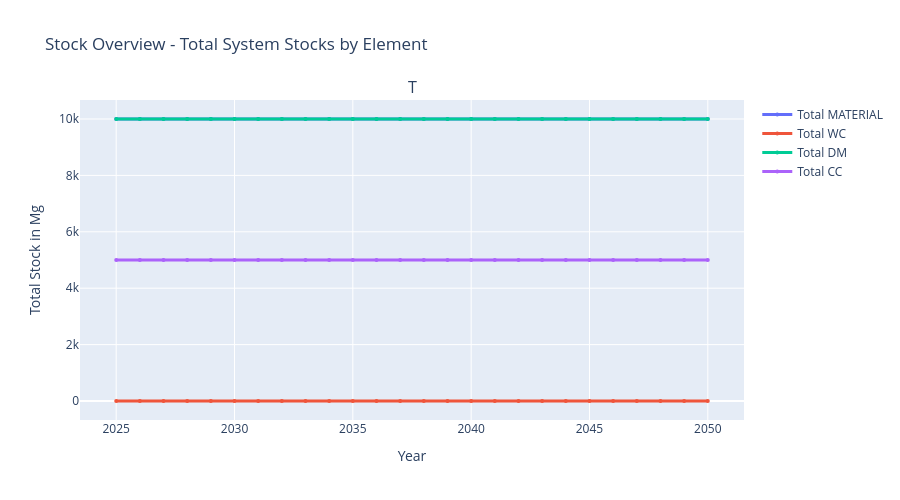

Notebook source saved alongside this figure:
### Markdown cell above
### 3.4.1 Total Stock Evolution

### Code cell
print("📊 Creating stock overview...")
try:
    plotting.plot_stock_overview(mfa_system_with_results, dsm_params, fomp_params)
    print("✅ Stock overview created")
    print("   📊 Features: Total stock evolution for all elements")
    print("   📈 Interactive: Hover for detailed values")
    print("   🎨 Elements: Color-coded by element type")
except Exception as e:
    print(f"⚠️ Could not create stock overview: {e}")

### Figure 1 — Plotly figure (JSON) as saved in the notebook; plotly's stock layout.template omitted (floating-point values rounded to 4 significant figures)
{"data": [{"line": {"width": 3}, "marker": {"size": 4}, "mode": "lines+markers", "name": "Total MATERIAL", "type": "scatter", "x": [2025, 2026, 2027, 2028, 2029, 2030, 2031, 2032, 2033, 2034, 2035, 2036, 2037, 2038, 2039, 2040, 2041, 2042, 2043, 2044, 2045, 2046, 2047, 2048, 2049, 2050], "xaxis": "x", "y": [10000, 10000, 10000, 10000, 10000, 10000, 10000, 10000.0, 10000, 10000, 10000.0, 10000, 10000, 10000, 10000, 10000, 10000.0, 10000.0, 10000.0, 10000.0, 10000.0, 10000.0, 10000.0, 10000, 10000.0, 10000], "yaxis": "y"}, {"line": {"width": 3}, "marker": {"size": 4}, "mode": "lines+markers", "name": "Total WC", "type": "scatter", "x": [2025, 2026, 2027, 2028, 2029, 2030, 2031, 2032, 2033, 2034, 2035, 2036, 2037, 2038, 2039, 2040, 2041, 2042, 2043, 2044, 2045, 2046, 2047, 2048, 2049, 2050], "xaxis": "x", "y": [0, 0, 0, 0, 0, 0, 0, 0, 0, 0, 0, 0, 0, 0, 0, 0, 0, 0, 0, 0, 0, 0, 0, 0, 0, 0], "yaxis": "y"}, {"line": {"width": 3}, "marker": {"size": 4}, "mode": "lines+markers", "name": "Total DM", "type": "scatter", "x": [2025, 2026, 2027, 2028, 2029, 2030, 2031, 2032, 2033, 2034, 2035, 2036, 2037, 2038, 2039, 2040, 2041, 2042, 2043, 2044, 2045, 2046, 2047, 2048, 2049, 2050], "xaxis": "x", "y": [10000, 10000, 10000, 10000, 10000, 10000, 10000, 10000.0, 10000, 10000, 10000.0, 10000, 10000, 10000, 10000, 10000, 10000.0, 10000.0, 10000.0, 10000.0, 10000.0, 10000.0, 10000.0, 10000, 10000.0, 10000], "yaxis": "y"}, {"line": {"width": 3}, "marker": {"size": 4}, "mode": "lines+markers", "name": "Total CC", "type": "scatter", "x": [2025, 2026, 2027, 2028, 2029, 2030, 2031, 2032, 2033, 2034, 2035, 2036, 2037, 2038, 2039, 2040, 2041, 2042, 2043, 2044, 2045, 2046, 2047, 2048, 2049, 2050], "xaxis": "x", "y": [5000, 5000, 5000, 5000, 5000, 5000, 5000, 5000.0, 5000, 5000, 5000.0, 5000, 5000, 5000, 5000, 5000, 5000.0, 5000.0, 5000.0, 5000.0, 5000, 5000.0, 5000.0, 5000.0, 5000.0, 5000.0], "yaxis": "y"}], "layout": {"annotations": [{"font": {"size": 16}, "showarrow": false, "text": "T", "x": 0.5, "xanchor": "center", "xref": "paper", "y": 1, "yanchor": "bottom", "yref": "paper"}], "height": 500, "hovermode": "x unified", "showlegend": true, "title": {"text": "Stock Overview - Total System Stocks by Element"}, "xaxis": {"anchor": "y", "domain": [0, 1], "title": {"text": "Year"}}, "yaxis": {"anchor": "x", "domain": [0, 1], "title": {"text": "Total Stock in Mg"}}}}
